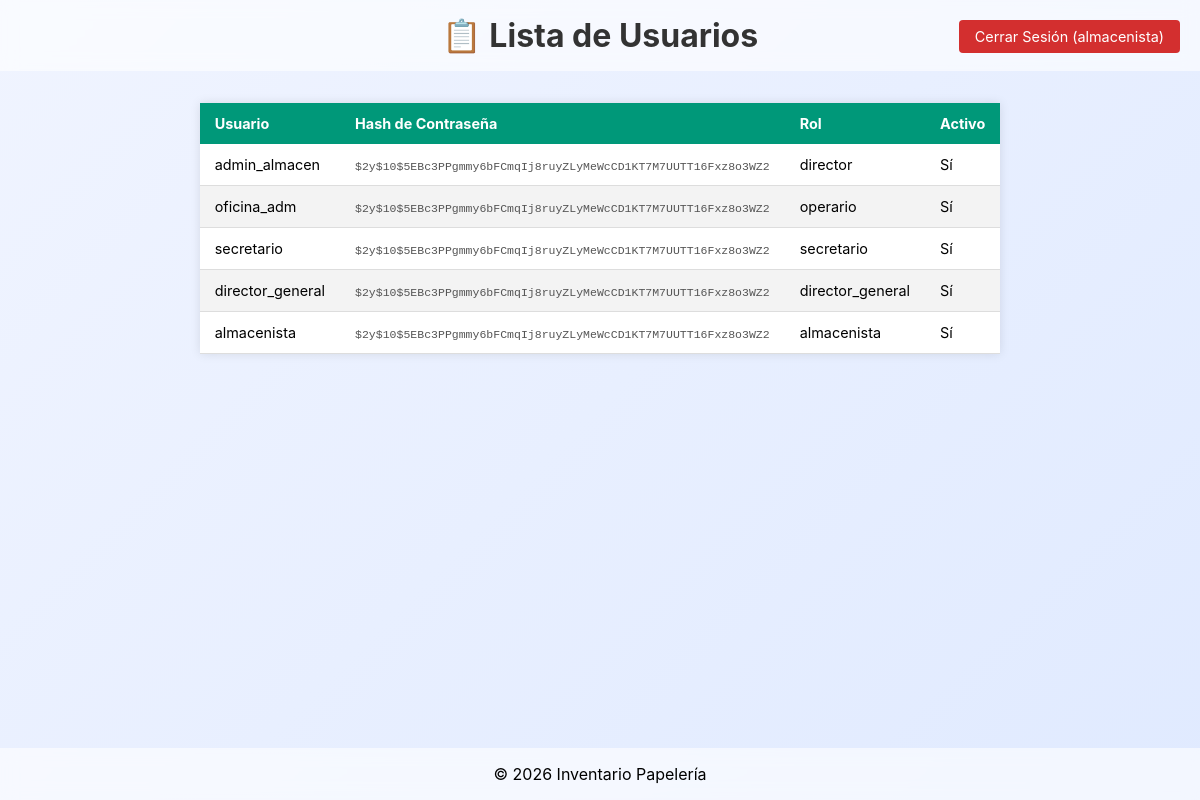
The app's page /list_users.php (signed in) with its own data.
### tables this page shows
CREATE TABLE usuarios (
  id_usuario INT UNSIGNED AUTO_INCREMENT PRIMARY KEY,
  id_oficina INT UNSIGNED NULL,
  id_area INT UNSIGNED NULL,
  username VARCHAR(60) NOT NULL,
  password_hash VARCHAR(255) NOT NULL,
  nombre_completo VARCHAR(120) NOT NULL,
  email VARCHAR(120) NULL,
  rol ENUM('inventarista','director','operario','paqueteria','secretario','director_general','almacenista') NOT NULL DEFAULT 'operario',
  activo TINYINT(1) NOT NULL DEFAULT 1,
  created_at DATETIME NOT NULL DEFAULT CURRENT_TIMESTAMP,
  updated_at DATETIME NOT NULL DEFAULT CURRENT_TIMESTAMP ON UPDATE CURRENT_TIMESTAMP,
  UNIQUE KEY uq_usuarios_username (username),
  UNIQUE KEY uq_usuarios_email (email),
  KEY idx_usuarios_id_oficina (id_oficina),
  KEY idx_usuarios_id_area (id_area),
  CONSTRAINT fk_usuarios_oficinas FOREIGN KEY (id_oficina) REFERENCES oficinas(id_oficina) ON UPDATE CASCADE ON DELETE SET NULL,
  CONSTRAINT fk_usuarios_area FOREIGN KEY (id_area) REFERENCES areas(id_area) ON UPDATE CASCADE ON DELETE SET NULL
);

### list_users.php (the view, shortened to what this page needs)
<?php
require_once __DIR__ . '/db.php';
$stmt = $pdo->query('SELECT username, password_hash, rol, activo FROM usuarios');
$users = $stmt->fetchAll();
?>
<!DOCTYPE html>
<html lang="es">
<head>
</head>
<body>
    <header>
        <h1>📋 Lista de Usuarios</h1>
        <a href="logout.php" class="logout-btn">Cerrar Sesión (<?= htmlspecialchars($_SESSION['username']) ?>)</a>
    </header>
    <main>
        <?php if (empty($users)): ?>
            <p>No hay usuarios registrados.</p>
        <?php else: ?>
            <table class="styled-table">
                <thead>
                    <tr>
                        <th>Usuario</th>
                        <th>Hash de Contraseña</th>
                        <th>Rol</th>
                        <th>Activo</th>
                    </tr>
                </thead>
                <tbody>
                    <?php foreach ($users as $u): ?>
                        <tr>
                            <td><?= htmlspecialchars($u['username']) ?></td>
                            <td><code style="font-size:0.8em; color:#555;"><?= htmlspecialchars($u['password_hash']) ?></code></td>
                            <td><?= htmlspecialchars($u['rol']) ?></td>
                            <td><?= $u['activo'] ? 'Sí' : 'No' ?></td>
                        </tr>
                    <?php endforeach; ?>
                </tbody>
            </table>
        <?php endif; ?>
    </main>
    <footer>© <?= date('Y') ?> Inventario Papelería</footer>
</body>
</html>

### list_users.php (style rules this page uses)
body { font-family: 'Inter', sans-serif; background: linear-gradient(135deg, #f0f4ff, #e0eaff); margin:0; padding:0; display:flex; flex-direction:column; min-height:100vh; }
header { background: rgba(255,255,255,0.6); backdrop-filter:blur(8px); padding:1rem; text-align:center; position:relative; }
.logout-btn { position:absolute; right:20px; top:20px; text-decoration:none; color:white; background:#d32f2f; padding:8px 16px; border-radius:4px; font-size:0.9rem; }
h1 { margin:0; font-size:2rem; color:#333; }
main { flex:1; padding:2rem; }
.styled-table { border-collapse:collapse; margin:0 auto; font-size:0.9rem; min-width:600px; box-shadow:0 0 10px rgba(0,0,0,0.1); background:#fff; }
.styled-table thead tr { background:#009879; color:#ffffff; text-align:left; }
.styled-table th, .styled-table td { padding:12px 15px; }
.styled-table tbody tr { border-bottom:1px solid #dddddd; }
.styled-table tbody tr:nth-of-type(even) { background:#f3f3f3; }
footer { text-align:center; padding:1rem; background:rgba(255,255,255,0.6); backdrop-filter:blur(8px); }

### records on screen
usuarios: username "admin_almacen", password_hash "$2y$10$5EBc3PPgmmy6bFCmqIj8ruyZLyMeWcCD1KT7M7UUTT16Fxz8o3WZ2", rol "director", activo "Sí"
usuarios: username "oficina_adm", password_hash "$2y$10$5EBc3PPgmmy6bFCmqIj8ruyZLyMeWcCD1KT7M7UUTT16Fxz8o3WZ2", rol "operario", activo "Sí"
usuarios: username "secretario", password_hash "$2y$10$5EBc3PPgmmy6bFCmqIj8ruyZLyMeWcCD1KT7M7UUTT16Fxz8o3WZ2", rol "secretario", activo "Sí"
usuarios: username "director_general", password_hash "$2y$10$5EBc3PPgmmy6bFCmqIj8ruyZLyMeWcCD1KT7M7UUTT16Fxz8o3WZ2", rol "director_general", activo "Sí"
usuarios: username "almacenista", password_hash "$2y$10$5EBc3PPgmmy6bFCmqIj8ruyZLyMeWcCD1KT7M7UUTT16Fxz8o3WZ2", rol "almacenista", activo "Sí"

### other values on screen
$_SESSION['username'] "almacenista"
